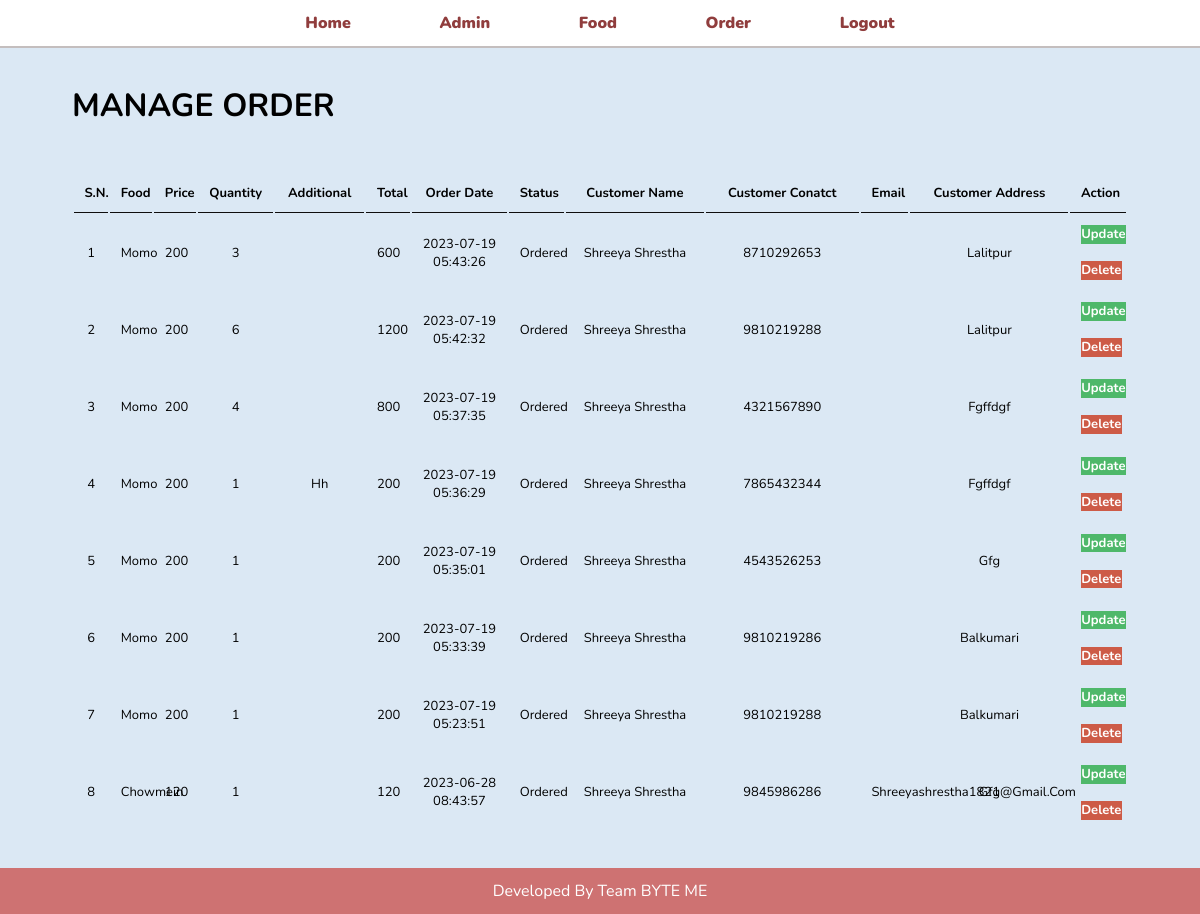
Page /admin/order.php (signed in) on the committed database.
### tables this page shows
CREATE TABLE `nepali_table` (
  `id` int(10) UNSIGNED NOT NULL,
  `quantity` int(11) NOT NULL,
  `total` decimal(10,0) NOT NULL,
  `order_date` datetime NOT NULL,
  `status` varchar(50) NOT NULL,
  `customer_name` varchar(150) NOT NULL,
  `customer_contact` varchar(20) NOT NULL,
  `customer_email` varchar(150) NOT NULL,
  `customer_address` varchar(255) NOT NULL,
  `additional` varchar(100) NOT NULL,
  `food` varchar(150) NOT NULL,
  `price` int(11) NOT NULL
);

### admin/order.php (the view, shortened to what this page needs)
<?php include('partials/menu.php') ?>
<div class="main">
    <div class="wrapper">
        <h1>MANAGE ORDER</h1><br>
        ?><br>
        <table class="tbl">
            <tr>
                <th>S.N.</th>
                <th>Food</th>
                <th>Price</th>
                <th>Quantity</th>
                <th>Additional</th>
                <th>Total</th>
                <th>Order Date</th>
                <th>Status</th>
                <th>Customer name</th>
                <th>Customer conatct</th>
                <th>email</th>
                <th>Customer address</th>
                <th>Action</th>
            </tr>
            <?php
            $sql = "select * from nepali_table order by id desc";
            $res = mysqli_query($conn, $sql);
            $count = mysqli_num_rows($res);
            $sn=1;
            if ($count > 0) {
                while ($row = mysqli_fetch_assoc($res)) {
                    $id = $row['id'];
                    $food = $row['food'];
                    $price = $row['price'];
                    $qty=$row['quantity'];
                    $additional=$row['additional'];
                    $total=$row['total'];
                    $order_date=$row['order_date'];
                    $status=$row['status'];
                    $customer_name=$row['customer_name'];
                    $customer_contact=$row['customer_contact'];
                    $customer_email=$row['customer_email'];
                    $customer_address=$row['customer_address'];
            ?>
                    <tr>
                        <td><?php echo $sn++;?></td>
                        <td><?php echo $food;?></td>
                        <td><?php echo $price;?></td>
                        <td><?php echo $qty;?></td>
                        <td><?php echo $additional;?></td>
                        <td><?php echo $total;?></td>
                        <td><?php echo $order_date;?></td>
                        <td>
                            <?php echo $status;?>
                        </td>
                        <td><?php echo $customer_name;?></td>
                        <td><?php echo $customer_contact;?></td>
                        <td><?php echo $customer_email;?></td>
                        <td><?php echo $customer_address;?></td>
                        <td>
                            <a href="<?php echo SITE_URL;?>admin/update-order.php?id=<?php echo $id; ?>" class="btn-update">Update</a><br><br>
                            <a href="<?php echo SITE_URL;?>admin/delete-order.php?id=<?php echo $id; ?>" class="btn-delete">Delete</a>
                        </td>
                    </tr>
            <?php
                }
            } else {
                echo "<tr><td colspan='13' class='error'>order not available</td></tr>";
            }
            ?>
        </table>
    </div>
</div>
<?php include('partials/footer.php') ?>

### admin/partials/menu.php (shortened to what this page needs)
<!DOCTYPE html>
<html lang="en">
<head>
    <link rel="stylesheet" href="style.css">
</head>
<body>
    <div class="menu">
        <div class="wrapper">
            <ul>
                <li><a href="index.php">home</a></li>
                <li><a href="manage-admin.php">admin</a></li>
                <li><a href="food.php">food</a></li>
                <li><a href="order.php">order</a></li>
                <li><a href="logout.php">logout</a></li>
            </ul>
        </div>
    </div>

### admin/partials/footer.php
<div class="footer">
        <div class="wrapper">
          <p>developed by team BYTE ME</p>
        </div>
    </div>
</body>
</html>

### admin/style.css (style rules this page uses)
* { font-family: 'Nunito', sans-serif; margin: 0; padding: 0; box-sizing: border-box; text-decoration: none; outline: none; border: none; text-transform: capitalize; transition: all .2s linear; }
.wrapper { padding: 1%; width: 90%; margin: 0 auto; }
.menu { text-align: center; border-bottom: 2px solid rgb(196, 190, 190); }
.menu li { list-style: none; }
.menu ul li { display: inline; padding: 4%; }
.menu ul li a { text-decoration: none; font-weight: 900; color: rgb(144, 61, 61); border: 1px solid bl; }
.main { padding-top: 2%; padding-bottom: 2%; background-color: rgb(219, 232, 244); position: relative; height: 100%; width: 100%; }
.tbl { text-align: center; width: 100%; }
table tr th { border-bottom: 1.8px solid rgb(14, 13, 13); padding: 1%; }
table tr td { padding: 1%; max-width: 20px; }
.btn-update { background: rgb(78, 184, 106); padding: 1%; color: #fff; text-decoration: none; font-weight: bold; }
.btn-delete { background: rgb(205, 91, 71); padding: 1%; color: #fff; text-decoration: none; font-weight: bold; }
.footer { position: relative; width: 100%; }
.footer .wrapper { text-align: center; background: rgb(206, 114, 114); color: #fff; width: 100%; }

### admin/order.php (style rules this page uses)
.tbl { font-size: small; }

### rows in the picture
nepali_table: food "Momo", price "200", quantity "3", total "600", order_date "2023-07-19 05:43:26", status "Ordered", customer_name "Shreeya Shrestha", customer_contact "8710292653", customer_address "Lalitpur"
nepali_table: food "Momo", price "200", quantity "6", total "1200", order_date "2023-07-19 05:42:32", status "Ordered", customer_name "Shreeya Shrestha", customer_contact "9810219288", customer_address "Lalitpur"
nepali_table: food "Momo", price "200", quantity "4", total "800", order_date "2023-07-19 05:37:35", status "Ordered", customer_name "Shreeya Shrestha", customer_contact "4321567890", customer_address "Fgffdgf"
nepali_table: food "Momo", price "200", quantity "1", additional "Hh", total "200", order_date "2023-07-19 05:36:29", status "Ordered", customer_name "Shreeya Shrestha", customer_contact "7865432344", customer_address "Fgffdgf"
nepali_table: food "Momo", price "200", quantity "1", total "200", order_date "2023-07-19 05:35:01", status "Ordered", customer_name "Shreeya Shrestha", customer_contact "4543526253", customer_address "Gfg"
nepali_table: food "Momo", price "200", quantity "1", total "200", order_date "2023-07-19 05:33:39", status "Ordered", customer_name "Shreeya Shrestha", customer_contact "9810219286", customer_address "Balkumari"
nepali_table: food "Momo", price "200", quantity "1", total "200", order_date "2023-07-19 05:23:51", status "Ordered", customer_name "Shreeya Shrestha", customer_contact "9810219288", customer_address "Balkumari"
nepali_table: food "Chowmein", price "120", quantity "1", total "120", order_date "2023-06-28 08:43:57", status "Ordered", customer_name "Shreeya Shrestha", customer_contact "9845986286", customer_email "Shreeyashrestha1821@gmail.com", customer_address "Gfg"
